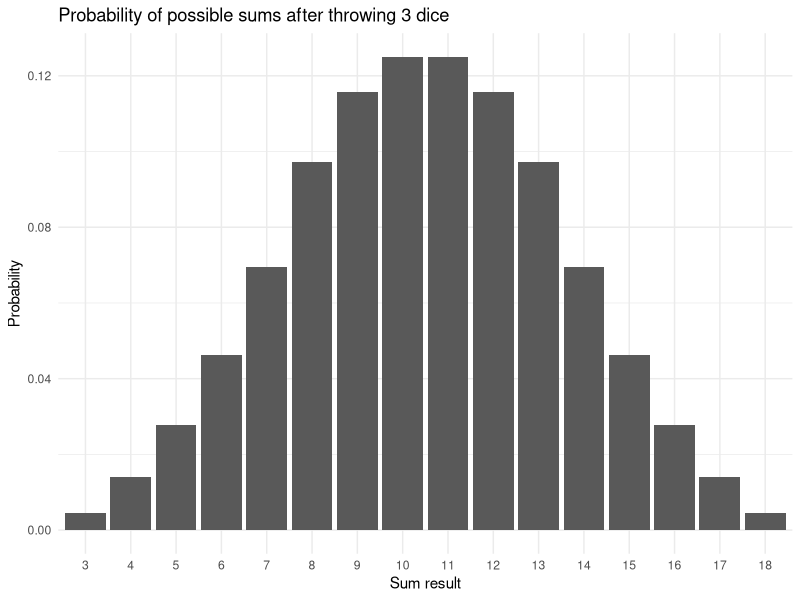
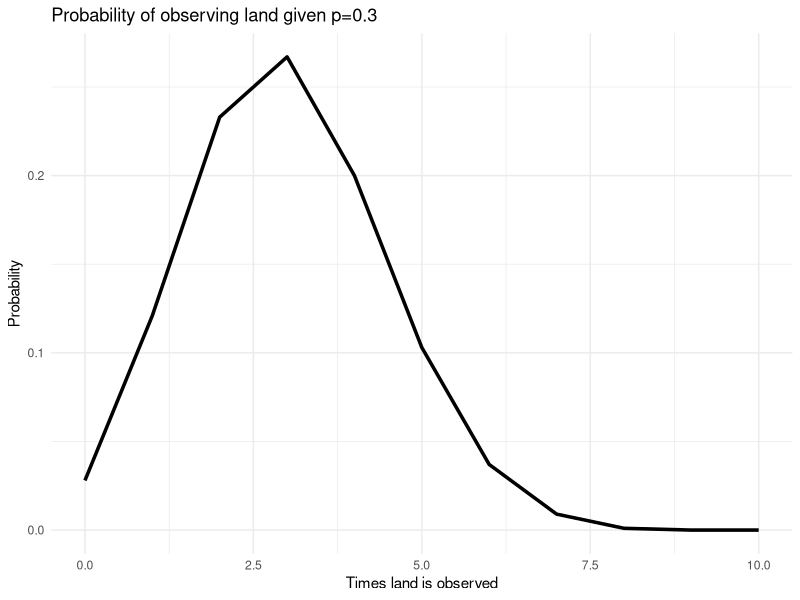
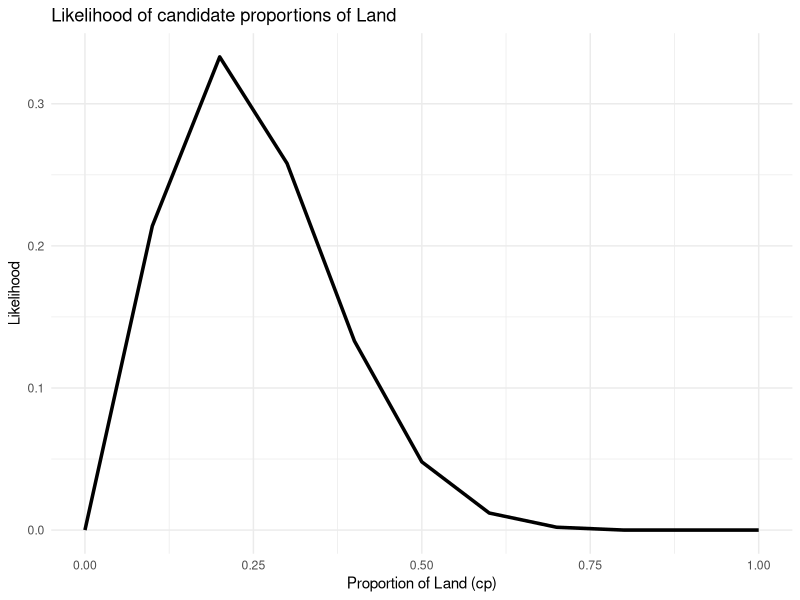

Here is the R script that generated these plots, in order:
## ---- chunk 1
#| include: false
individual <- 'I certify that this assignment represents my own work. I have not used any unauthorized or unacknowledged aids as stated in the preamble, including free or commercial systems or services offered on the internet or text generating systems embedded into software. I did not copy code from someone else nor did I share my code with someone else.' 

collab <- 'I certify that this assignment represents collaborative work by me and my collaborator listed below. I confirm that both contributed equally to this assignment and that we are equally responsible for the entirety of this report that we will receive the same grade on this report. I have not used any unauthorized or unacknowledged aids as stated in the preamble, including free or commercial systems or services offered on the internet or text generating systems embedded into software. I did not copy code nor did I share my code with someone other than my collaborator. I also found no indication for any such misconduct by collaborator.'
## ---- chunk 2
#| include: false
collaboration <- FALSE # FALSE: Individual work; TRUE: Collaboration
## ---- chunk 3
#| include: false
info <-sessionInfo()
time <- Sys.time()
## ---- chunk 4
#| message: false
#| warning: false
# load packages here
library(tidyverse)
library(ggplot2)
library(gtools)
## ---- chunk 5
perm <- as.data.frame(permutations(6,3, repeats.allowed = TRUE))
print(head(perm, 10))
print(tail(perm, 10))
print(nrow(perm))
## ---- chunk 6
data <- as.data.frame(table(rowSums(perm)))
colnames(data) <- c("sum", "prob")
data$prob <- data$prob/sum(data$prob)
print(data)

ggplot(data, aes(x=sum, y=prob)) + 
  geom_bar(stat = "identity") +
  labs(title = "Probability of possible sums after throwing 3 dice",
       x = "Sum result",
       y = "Probability") +
  theme_minimal()
## ---- chunk 7
perm$total <- rowSums(perm)
num_1 <- nrow(perm[(perm$total>=12) & (perm$V1==4 | perm$V2==4 | perm$V3==4),])/nrow(perm)
den_1 <- nrow(perm[(perm$V1==4 | perm$V2==4 | perm$V3==4),])/nrow(perm)
num_1/den_1
## ---- chunk 8
num_2 <- nrow(perm[(perm$total<=10) & (perm$V1==5 | perm$V2==5 | perm$V3==5),])/nrow(perm)
den_2 <- nrow(perm[(perm$V1==5 | perm$V2==5 | perm$V3==5),])/nrow(perm)
num_2/den_2
## ---- chunk 9
# i is the number of times that land is observed, 
# so 10-i is the number of times water is observed
df <- data.frame(land = 0:10, probs = rep(0,11))
for (i in 0:10){
  df[i+1, 2] <- dbinom(i, size = 10, prob = 0.3) 
}
df$probs <- round(df$probs, 3)
print(df)

ggplot(df, aes(x = land, y = probs)) +
  geom_line(linewidth = 1.2) +
  labs(title = "Probability of observing land given p=0.3",
       x = "Times land is observed",
       y = "Probability") +
  theme_minimal()

## ---- chunk 10
# Coded during class
counter_prob_1 <- function(data, cp){
  L <- sum(data == "L")
  W <- sum(data == "W")
  probs <- (cp)^L * ((1 - cp))^W
  probs <- probs/sum(probs)
  data.frame(cp, probs)
}

data <- c(rep("W", 8), "L","L")
cp_seq <- seq(0, 1, 0.1)
results <- counter_prob_1(data, cp = cp_seq)
results$probs <- round(results$probs, 3)
print(results)

# Code using the binomial distribution function
df_1 <- data.frame(cp = seq(0, 1, 0.1), probs = rep(0,11))
count <- 1
for (i in seq(0, 1, 0.1)){
  df_1[count,2] <- dbinom(2, size = 10, prob = i) 
  count <- count+1
}
df_1$probs <- df_1$probs / sum(df_1$probs)
df_1$probs <- round(df_1$probs, 3)
print(df_1)

# Plot with the results
ggplot(results, aes(x = cp, y = probs)) +
  geom_line(size = 1.2) +
  labs(title = "Likelihood of candidate proportions of Land",
       x = "Proportion of Land (cp)",
       y = "Likelihood") +
  theme_minimal()
## ---- chunk 11
cp_seq <- seq(0, 1, 0.1)
land <- c(0:10)
df_2 <- data.frame(matrix(0, nrow=length(land), ncol=length(cp_seq)+1))
colnames(df_2) <- c("land", as.character(cp_seq))
df_2$land <- land

for (i in land){
  for (j in cp_seq){
    df_2[i+1,as.character(j)] <- dbinom(i, size = 10, prob = j) 
  }
}
print(df_2)
